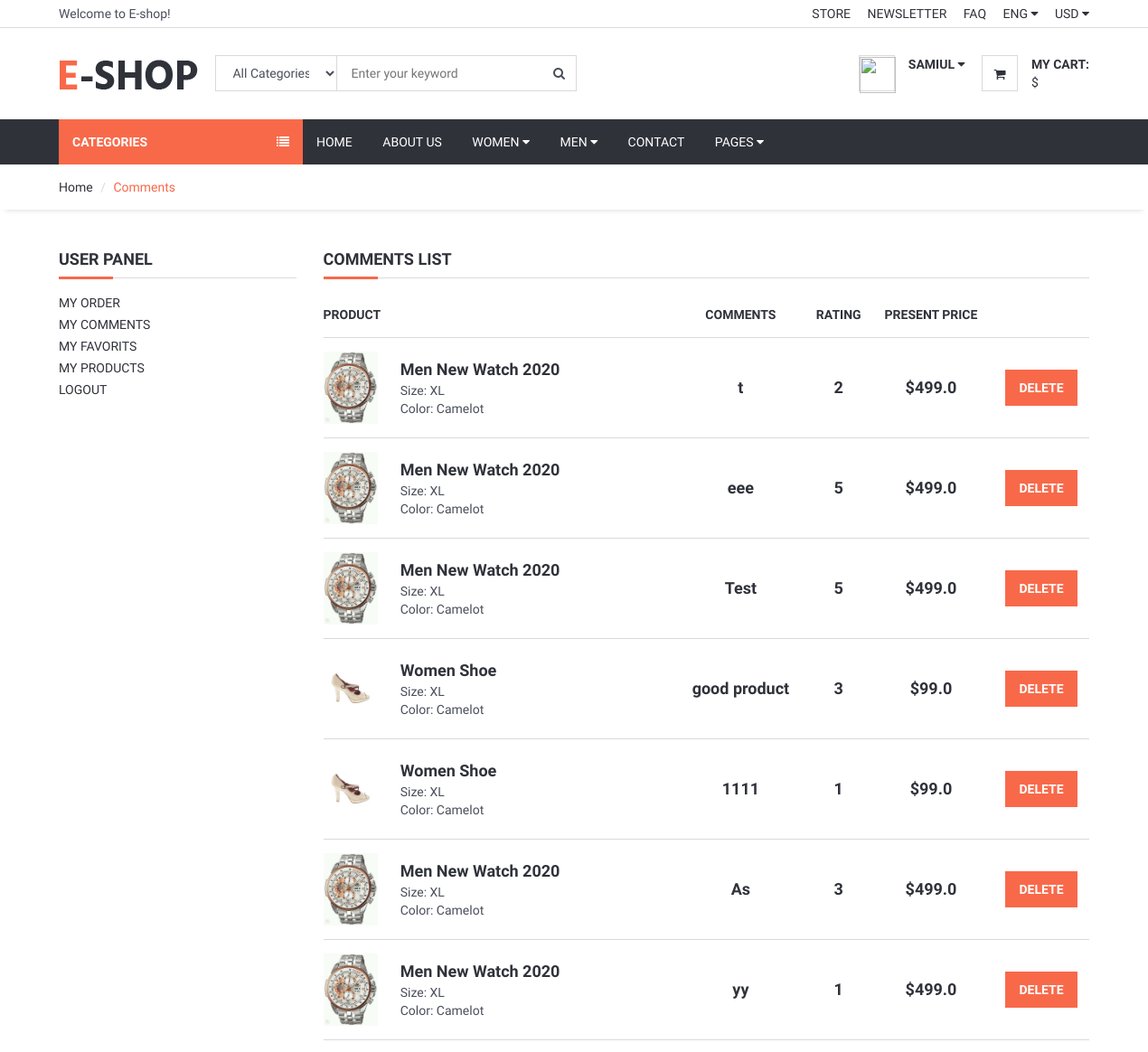
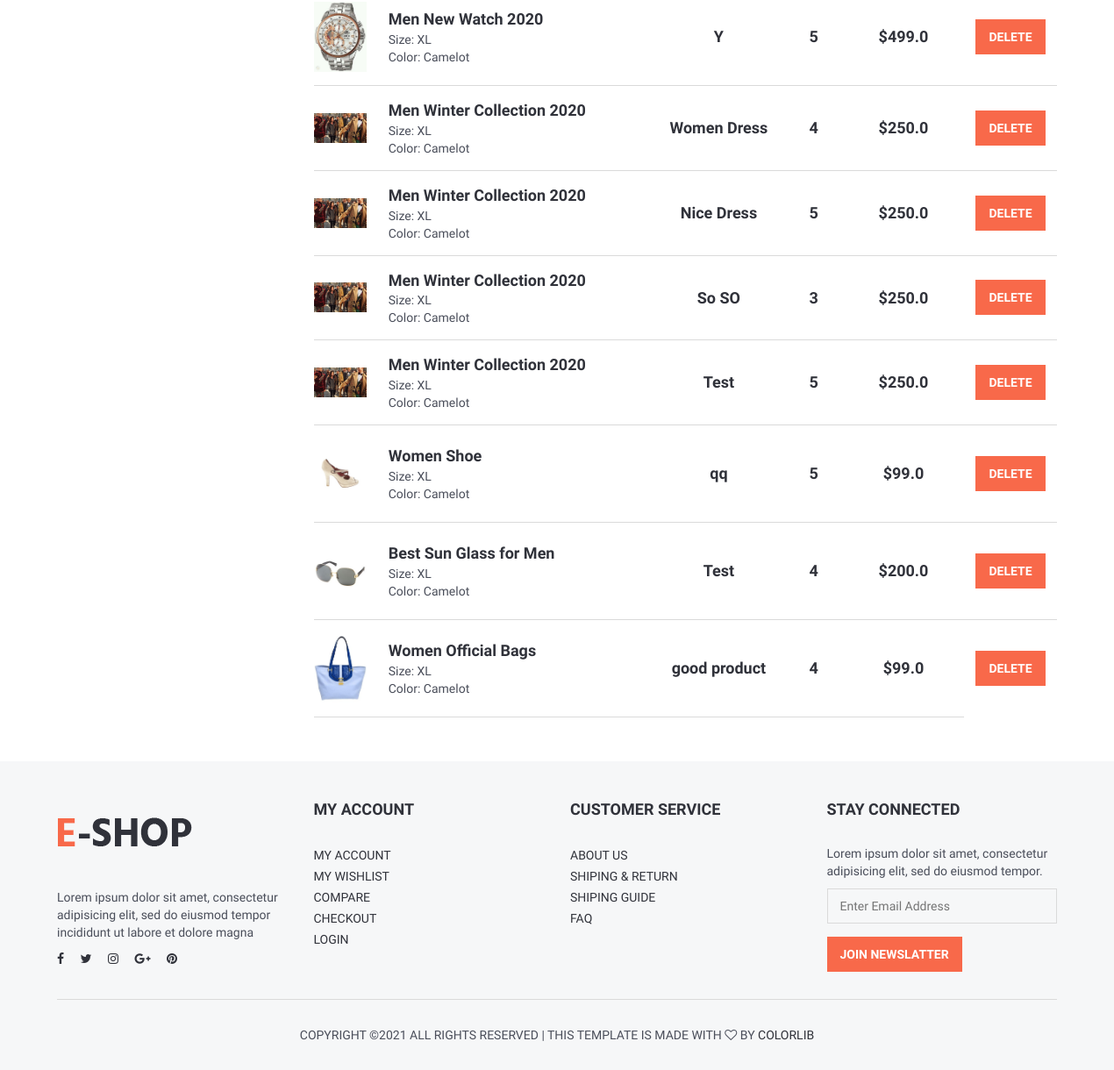
/user/comments/ (signed in), run on the app's committed database (2 pictures, top to bottom).
### product/models.py (models this page shows, shortened)
class Comments(models.Model):
    STATUS =(
    ('New','New'),
    ('True','True'),
    ('False','False'),
    )
    Product = models.ForeignKey(Product,on_delete=models.CASCADE)
    User = models.ForeignKey(User,on_delete=models.CASCADE)
    Subject = models.CharField(max_length=50)
    Comment = models.CharField(max_length=250)
    Rating = models.IntegerField()
    Status = models.CharField(max_length=5,choices=STATUS,default='New')
    Create_at = models.DateTimeField(auto_now_add=True)

class Product(models.Model):
    STATUS = (
        ('True', 'True'),
        ('False', 'False'),
    )
    VARIANTS=(
        ('None','None'),
        ('Size','Size'),
        ('Color','Color'),
        ('Size-Color','Size-Color'),
    )
    Category = models.ForeignKey(Category, on_delete=models.CASCADE)
    Title    = models.CharField(max_length=255)
    Keywords = models.CharField(max_length=255)
    Description = models.CharField(max_length=255)
    Variant = models.CharField(max_length=15, choices=VARIANTS, default='None')
    Image = models.ImageField(blank=False, upload_to='images/')
    Price = models.FloatField()
    Amount = models.IntegerField()
    MinAmount = models.IntegerField()
    Details = RichTextUploadingField()
    Slug = models.CharField(max_length=255, null=False, unique=True)
    Status = models.CharField(max_length=10, choices=STATUS)
    Create_at = models.DateTimeField(auto_now_add=True)
    Update_at = models.DateTimeField(auto_now=True)
    def image_tag(self):
        if self.Image.url is not None:
            return mark_safe('<img src="{}" height="50"/>'.format(self.Image.url))
        else:
            return ""
    image_tag.short_description = 'Image'
    image_tag.allow_tags = True

### user/views.py (the view)
# urls.py: path('comments/', views.comments, name='comments'),
@login_required(login_url='/login')
def comments(request):
    category = Category.objects.all()
    setting = Setting.objects.get(pk=1)
    current_user=request.user
    comments = Comments.objects.filter(User_id=current_user.id)
    context={
        'category':category,
        'setting':setting,
        'comments':comments,
        }
    return render(request, 'comments.html', context)

### user/templates/comments.html (shortened to what this page needs)
{% extends 'homebase.html' %}
{% block sidebar %} {% include 'sidebar.html' %} {% endblock %}
{% block body %}
<div id="breadcrumb">
   <div class="container">
      <ul class="breadcrumb">
         <li><a href="/">Home</a></li>
         <li class="active">Comments </li>
      </ul>
   </div>
</div>
<div class="section">
   <div class="container">
      <div class="row">
         <div class="col-md-3">
            {% include 'userpanel.html' %}
         </div>
         <div class="col-md-9">
            <div class="order-summary clearfix">
               <div class="section-title">
                  <h4 class="title">Comments List</h4>
               </div>
               <table class="shopping-cart-table table">
                 <thead>
                   <tr>
                     <th>Product</th>
                     <th></th>
                     <th class="text-center">Comments</th>
                     <th class="text-center">Rating</th>
                     <th class="text-center">Present Price</th>
                     <th class="text-right"></th>
                   </tr>
                 </thead>
                 <tbody>
                   {% for c in comments %}
                   <tr>
                     <td class="thumb"><img src="{{c.Product.Image.url}}" alt=""></td>
                     <td class="details">
                       <a href="/product/{{c.Product_id}}/{{c.Product.Slug}} ">{{c.Product.Title}}</a>
                       <ul>
                         <li><span>Size: XL</span></li>
                         <li><span>Color: Camelot</span></li>
                       </ul>
                     </td>
                     <td class="price text-center"><strong>{{c.Comment}}</strong><br></td>
                     <td class="price text-center"><strong>{{c.Rating}}</strong><br></td>
                     <td class="price text-center"><strong>${{c.Product.Price}}</strong><br></td>
                     <th class="text-center"><a href="/user/commentdelete/{{c.id}}" onclick="return confirm('Are you sure you want to delete this comment?');" class="primary-btn">Delete</a></th>
                   </tr>
                   {% endfor %}
                 </tbody>
               </table>
            </div>
         </div>
      </div>
   </div>
</div>
{% endblock %}
{% block foot %} {% include 'footer.html' %} {% endblock %}

### home/templates/header.html (shortened to what this page needs)
{% load static %}
<header>
   <div id="top-header">
      <div class="container">
         <div class="pull-left">
            <span>Welcome to E-shop!</span>
         </div>
         <div class="pull-right">
            <ul class="header-top-links">
               <li><a href="#">Store</a></li>
               <li><a href="#">Newsletter</a></li>
               <li><a href="/faq">FAQ</a></li>
               <li class="dropdown default-dropdown">
                  <a class="dropdown-toggle" data-toggle="dropdown" aria-expanded="true">ENG <i class="fa fa-caret-down"></i></a>
               </li>
               <li class="dropdown default-dropdown">
                  <a class="dropdown-toggle" data-toggle="dropdown" aria-expanded="true">USD <i class="fa fa-caret-down"></i></a>
               </li>
            </ul>
         </div>
      </div>
   </div>
   <div id="header">
      <div class="container">
         <div class="pull-left">
            <div class="header-logo">
               <a class="logo" href="#">
               <img src="{% static '' %}img/logo.png" alt="">
               </a>
            </div>
            <div class="header-search">
               <form action="/search/" method="POST">
                  <input id="query" name="query" class="input search-input" style="width:400px" type="text" placeholder="Enter your keyword">
                  <select name="catid" class="input search-categories">
                     <option value="0">All Categories</option>
                     {% load mptt_tags %}
                  </select>
                  <button class="search-btn"><i class="fa fa-search"></i></button>
               </form>
            </div>
         </div>
         <div class="pull-right">
            <ul class="header-btns">
               <li class="header-account dropdown default-dropdown">
                  {% if user.id is not None %}
                  <div class="dropdown-toggle" role="button" data-toggle="dropdown" aria-expanded="true">
                     <div class="header-btns-icon">
                        <img src="{{request.session.userimage}}" style="height:40px; width:40px; border-radius:0px" alt="">
                     </div>
                     <strong class="text-uppercase">{{user.username}} <i class="fa fa-caret-down"></i></strong>
                  </div>
                  {% else %}
                  <a href="/user/login" class="text-uppercase">Login</a> / <a href="/user/signup" class="text-uppercase">Sing Up</a>
                  {% endif %}
               </li>
               <li class="header-cart dropdown default-dropdown">
                  <a class="dropdown-toggle" data-toggle="dropdown" aria-expanded="true">
                     <div class="header-btns-icon">
                        <i class="fa fa-shopping-cart"></i>
                     </div>
                     <strong class="text-uppercase">My Cart:</strong>
                     <br>
                     <span>${{total}}</span>
                  </a>
               </li>
            </ul>
         </div>
      </div>
   </div>
</header>

### home/static/css/style.css (style rules this page uses)
body { font-family: 'Hind', sans-serif; color: #4A4E5A; overflow-x: hidden; }
h1, h2, h3, h4, h5, h6 { color: #30323A; margin: 0 0 10px; font-weight: 700; }
a { color: #30323A; -webkit-transition: 0.3s color; transition: 0.3s color; }
strong { color: #30323A; }
ul, ol { margin: 0; padding: 0; list-style: none }
.main-btn, .primary-btn { display: inline-block; padding: 10px 15px; text-transform: uppercase; font-weight: 700; border: none; -webkit-transition: 0.3s all; transition: 0.3s all; }
.primary-btn { color: #FFF; background-color: #F8694A; }
.input { width: 100%; height: 40px; padding: 0px 15px; border: none; background-color: transparent; -webkit-box-shadow: 0px 0px 0px 1px #DADADA inset, 0px 0px 0px 5px transparent; box-shadow: 0px 0px 0px 1px #DADADA inset, 0px 0px 0px 5px transparent; -webkit-transition: 0.3s all; transition: 0.3s all; }
.section { padding-top: 30px; padding-bottom: 30px; }
.section-title { position: relative; margin-bottom: 15px; margin-top: 15px; border-bottom: 1px solid #DADADA; }
.section-title .title { display: inline-block; text-transform: uppercase; }
.section-title:after { content: ""; position: absolute; left: 0; bottom: -1.5px; height: 3px; width: 60px; background-color: #F8694A; }
#breadcrumb { -webkit-box-shadow: 0px 6px 6px -6px rgba(0, 0, 0, 0.175); box-shadow: 0px 6px 6px -6px rgba(0, 0, 0, 0.175); }
.breadcrumb { background-color: transparent; border: none; border-radius: 0px; padding: 15px 0px; margin: 0; }
.breadcrumb>.active { color: #F8694A; }
.breadcrumb>li+li:before { color: #DADADA; }
#header { padding-top: 15px; padding-bottom: 15px; }
#top-header { padding-top: 5px; padding-bottom: 5px; border-bottom: 1px solid #DADADA; }
.header-top-links>li { display: inline-block; }
.header-top-links>li+li { margin-left: 15px; }
.header-top-links>li>a { cursor: pointer; text-transform: uppercase; }
.header-logo { display: inline-block; margin-right: 15px; }
.header-logo .logo>img { width: 100%; max-height: 70px; }
.header-search { display: inline-block; padding: 15px 0px; max-width: 400px; }
.header-search>form { position: relative; }
.header-search>form .search-input { padding-left: 150px; padding-right: 45px; }
.header-search>form .search-categories { position: absolute; left: 0px; top: 0px; width: 135px; }
.header-search>form .search-btn { position: absolute; top: 0px; right: 0px; width: 40px; height: 40px; background-color: transparent; border: none; }
.header-btns>li { display: inline-block; vertical-align: top; padding: 15px 0px; }
.header-btns>li+li { margin-left: 15px; }
.header-btns>li .header-btns-icon { position: relative; float: left; margin-right: 15px; width: 40px; height: 40px; line-height: 40px; text-align: center; color: #30323A; background-color: #FFF; border: 1px solid #DADADA; }
.header-btns .dropdown-toggle { display: block; cursor: pointer; }
.shopping-cart-table>tbody>tr>td, .shopping-cart-table>tbody>tr>th, .shopping-cart-table>tfoot>tr>td, .shopping-cart-table>tfoot>tr>th, .shopping-cart-table>thead>tr>td, .shopping-cart-table>thead>tr>th { padding: 15px 0px; vertical-align: middle; border-top: 1px solid #DADADA; }
.shopping-cart-table>thead>tr>th { color: #30323A; text-transform: uppercase; border-bottom: 1px solid #DADADA; }
.shopping-cart-table>tbody>tr:last-child>td { border-bottom: 1px solid #DADADA; }
.shopping-cart-table>tbody>tr>.details>a { font-size: 18px; font-weight: 700; }
.shopping-cart-table>tbody>tr>.thumb>img { width: 60px; }
.shopping-cart-table>tbody>tr>.price { font-size: 18px; }

### data on the page
Comments: Product.Image (picture), Product.Title "Men New Watch 2020", Comment "t", Rating "2", Product.Price "499.0"
Comments: Product.Image (picture), Product.Title "Men New Watch 2020", Comment "eee", Rating "5", Product.Price "499.0"
Comments: Product.Image (picture), Product.Title "Men New Watch 2020", Comment "Test", Rating "5", Product.Price "499.0"
Comments: Product.Image (picture), Product.Title "Women Shoe", Comment "good product", Rating "3", Product.Price "99.0"
Comments: Product.Image (picture), Product.Title "Women Shoe", Comment "1111", Rating "1", Product.Price "99.0"
Comments: Product.Image (picture), Product.Title "Men New Watch 2020", Comment "As", Rating "3", Product.Price "499.0"
Comments: Product.Image (picture), Product.Title "Men New Watch 2020", Comment "yy", Rating "1", Product.Price "499.0"
Comments: Product.Image (picture), Product.Title "Men New Watch 2020", Comment "Y", Rating "5", Product.Price "499.0"
Comments: Product.Image (picture), Product.Title "Men Winter Collection 2020", Comment "Women Dress", Rating "4", Product.Price "250.0"
Comments: Product.Image (picture), Product.Title "Men Winter Collection 2020", Comment "Nice Dress", Rating "5", Product.Price "250.0"
Comments: Product.Image (picture), Product.Title "Men Winter Collection 2020", Comment "So SO", Rating "3", Product.Price "250.0"
Comments: Product.Image (picture), Product.Title "Men Winter Collection 2020", Comment "Test", Rating "5", Product.Price "250.0"
Comments: Product.Image (picture), Product.Title "Women Shoe", Comment "qq", Rating "5", Product.Price "99.0"
Comments: Product.Image (picture), Product.Title "Best Sun Glass for Men", Comment "Test", Rating "4", Product.Price "200.0"
Comments: Product.Image (picture), Product.Title "Women Official Bags", Comment "good product", Rating "4", Product.Price "99.0"

### other printed values
{{ user.username }} "SAMIUL"
